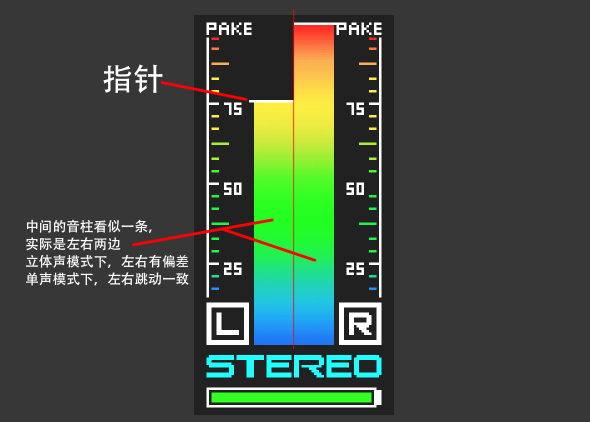
#> input picture UI_Assets/左右音频解释.jpg, 1179 x 843 px (shown at 1/2 size)
$ python img2c.py '../../UI_Assets/左右音频解释.jpg' '../../UI_Assets/整体效果.jpg'
#> lines starting #> are read from the running program, lines starting #| are printed output that depends on the picture
#!/usr/bin/env python3
"""
Convert PNG/GIF images to C arrays for ST7735 display (RGB565 format)
"""

import os
import sys
from PIL import Image

def rgb888_to_rgb565(r, g, b):
    """Convert RGB888 to RGB565"""
    return ((r & 0xF8) << 8) | ((g & 0xFC) << 3) | (b >> 3)

def image_to_c_array(image_path, array_name, target_width=160, target_height=80):
    """Convert image to C array"""
#> called with image_path = '../../UI_Assets/左右音频解释.jpg', array_name = '../../UI_Assets/整体效果.jpg', target_width = 160, target_height = 80
    try:
        img = Image.open(image_path)
#> img is the input picture: PIL image 1179x843 RGB; mean R, G, B 63.9, 75.5, 63.5

        # Convert to RGB if necessary
        if img.mode != 'RGB':
            img = img.convert('RGB')

        # Resize to target dimensions
        img = img.resize((target_width, target_height), Image.Resampling.LANCZOS)
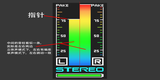
#> img: PIL image 160x80 RGB; mean R, G, B 63.7, 75.3, 63.4

        # Generate C array
        c_code = f"// Generated from {os.path.basename(image_path)}\n"
        c_code += f"// Size: {target_width}x{target_height}\n"
        c_code += f"const uint16_t {array_name}[{target_width*target_height}] = {{\n"

        pixels = []
        for y in range(target_height):
            for x in range(target_width):
                r, g, b = img.getpixel((x, y))
                rgb565 = rgb888_to_rgb565(r, g, b)
                pixels.append(f"0x{rgb565:04X}")
#> after the loop, pixels = 12800 items, first 6: '0x31A6', '0x31A6', '0x31A6', '0x31A6', '0x31A6', '0x31A6'

        # Format array nicely
        for i in range(0, len(pixels), 16):
            c_code += "    " + ", ".join(pixels[i:i+16])
            if i + 16 < len(pixels):
                c_code += ","
            c_code += "\n"
#> this loop made 800 passes
#> i on passes 2 to 4: 16, 32, 48

        c_code += "};\n"

        return c_code

    except Exception as e:
        print(f"Error processing {image_path}: {e}")
        return None

# [59 lines left out: function gif_to_c_arrays, not called in this run]

def main():
    if len(sys.argv) < 2:
        print("Usage: python img2c.py <image_file> [array_name]")
        sys.exit(1)

    image_path = sys.argv[1]

    if not os.path.exists(image_path):
        print(f"Error: File {image_path} not found")
        sys.exit(1)

    # Determine array name
    if len(sys.argv) >= 3:
        array_name = sys.argv[2]
    else:
        base_name = os.path.splitext(os.path.basename(image_path))[0]
        array_name = base_name.replace('-', '_').replace(' ', '_').lower()

    # Process based on file type
    ext = os.path.splitext(image_path)[1].lower()

    if ext == '.gif':
        c_code, frame_count = gif_to_c_arrays(image_path, array_name)
        if c_code:
            output_file = f"{array_name}.c"
            with open(output_file, 'w') as f:
                f.write(c_code)
            print(f"Generated {output_file} with {frame_count} frames")
    else:
        c_code = image_to_c_array(image_path, array_name)
        if c_code:
            output_file = f"{array_name}.c"
            with open(output_file, 'w') as f:
                f.write(c_code)
            print(f"Generated {output_file}")

if __name__ == "__main__":
    main()
